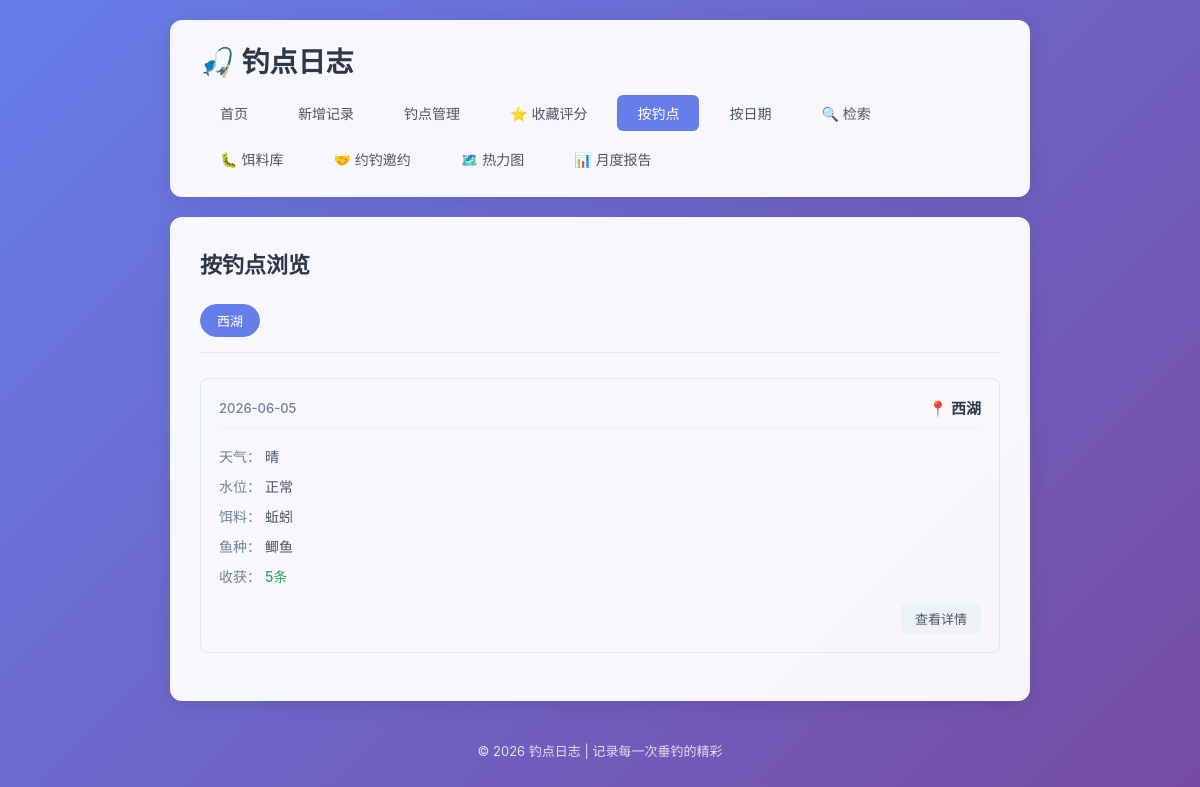
/by-spot, run on an earlier commit of the app's database.
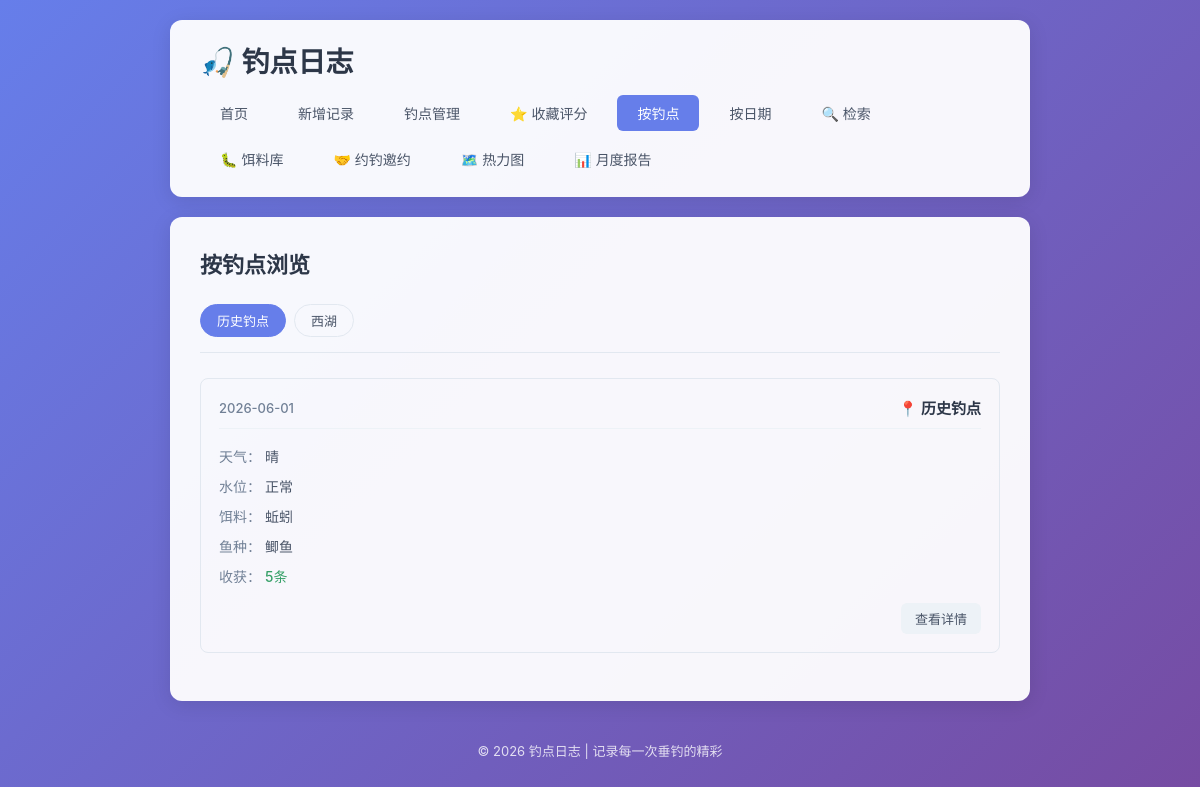
And on a later commit of the database.
### tables this page shows
CREATE TABLE fishing_logs (
            id INTEGER PRIMARY KEY AUTOINCREMENT,
            spot TEXT NOT NULL,
            weather TEXT NOT NULL,
            water_level TEXT NOT NULL,
            bait TEXT NOT NULL,
            fish_species TEXT NOT NULL,
            harvest TEXT NOT NULL,
            next_strategy TEXT,
            created_at DATE NOT NULL
        , temperature TEXT, humidity TEXT, wind TEXT);

### app.py (the view)
@app.route('/by-spot')
def by_spot():
    conn = get_db()
    spots = conn.execute('SELECT DISTINCT spot FROM fishing_logs ORDER BY spot').fetchall()
    spot_list = [row['spot'] for row in spots]
    selected_spot = request.args.get('spot', spot_list[0] if spot_list else None)
    logs = []
    if selected_spot:
        logs = conn.execute(
            'SELECT * FROM fishing_logs WHERE spot = ? ORDER BY created_at DESC, id DESC',
            (selected_spot,)
        ).fetchall()
    conn.close()
    return render_template('by_spot.html', spot_list=spot_list, selected_spot=selected_spot, logs=logs)

### app.py (called while the page is built)
def get_db():
    conn = sqlite3.connect(DB_PATH)
    conn.row_factory = sqlite3.Row
    return conn

### templates/by_spot.html (shortened to what this page needs)
{% extends 'base.html' %}
{% block content %}
    <div class="page-header">
        <h2>按钓点浏览</h2>
    </div>
    {% if spot_list %}
        <div class="filter-bar">
            {% for spot in spot_list %}
                <a href="{{ url_for('by_spot', spot=spot) }}"
                   class="filter-btn {% if spot == selected_spot %}active{% endif %}">
                    {{ spot }}
                </a>
            {% endfor %}
        </div>
        {% if logs %}
            <div class="log-list">
                {% for log in logs %}
                    <div class="log-card">
                        <div class="log-header">
                            <span class="log-date">{{ log['created_at'] }}</span>
                            <span class="log-spot">📍 {{ log['spot'] }}</span>
                        </div>
                        <div class="log-body">
                            <div class="log-row">
                                <span class="label">天气：</span>
                                <span>{{ log['weather'] }}</span>
                            </div>
                            <div class="log-row">
                                <span class="label">水位：</span>
                                <span>{{ log['water_level'] }}</span>
                            </div>
                            <div class="log-row">
                                <span class="label">饵料：</span>
                                <span>{{ log['bait'] }}</span>
                            </div>
                            <div class="log-row">
                                <span class="label">鱼种：</span>
                                <span>{{ log['fish_species'] }}</span>
                            </div>
                            <div class="log-row">
                                <span class="label">收获：</span>
                                <span class="harvest">{{ log['harvest'] }}</span>
                            </div>
                        </div>
                        <div class="log-footer">
                            <a href="{{ url_for('log_detail', log_id=log['id']) }}" class="btn btn-small">查看详情</a>
                        </div>
                    </div>
                {% endfor %}
            </div>
        {% else %}
            <div class="empty-state">
                <p>该钓点暂无记录</p>
            </div>
        {% endif %}
    {% else %}
        <div class="empty-state">
            <p>还没有任何钓点记录</p>
            <a href="{{ url_for('add_log') }}" class="btn btn-primary">+ 新增记录</a>
        </div>
    {% endif %}
{% endblock %}

What changed in the data, as far as the page shows it:
no longer on this page (row unchanged): fishing_logs: created_at "2026-06-05", spot "西湖", weather "晴", water_level "正常", bait "蚯蚓", fish_species "鲫鱼", harvest "5条"
added fishing_logs: created_at "2026-06-01", spot "历史钓点", weather "晴", water_level "正常", bait "蚯蚓", fish_species "鲫鱼", harvest "5条"
Also different on the page:
new list line: "历史钓点"
